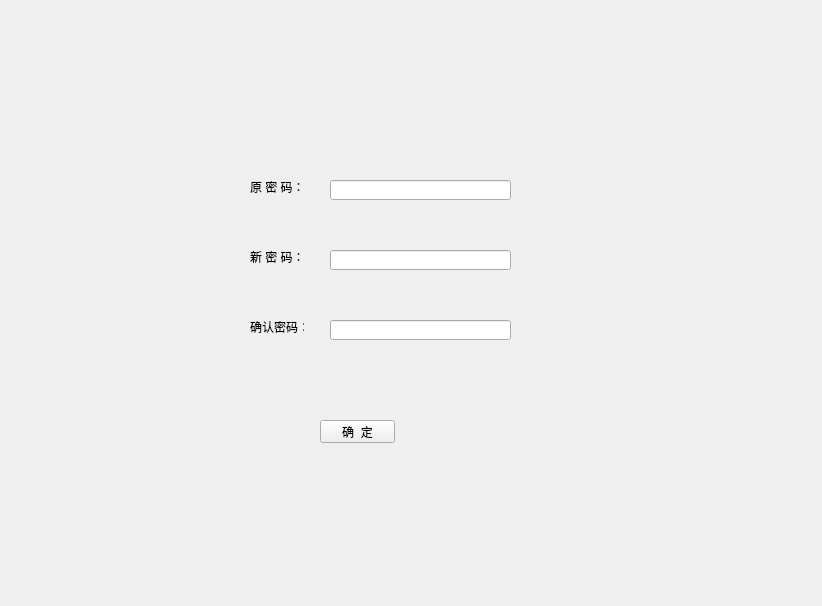
<ui version="4.0" >
 <class>ModifyPasswordClass</class>
 <widget class="QWidget" name="ModifyPasswordClass" >
  <property name="geometry" >
   <rect>
    <x>0</x>
    <y>0</y>
    <width>822</width>
    <height>606</height>
   </rect>
  </property>
  <property name="windowTitle" >
   <string>ModifyPassword</string>
  </property>
  <widget class="QLabel" name="currentUser" >
   <property name="geometry" >
    <rect>
     <x>160</x>
     <y>70</y>
     <width>481</width>
     <height>51</height>
    </rect>
   </property>
   <property name="font" >
    <font>
     <family>SimSun</family>
     <pointsize>20</pointsize>
     <weight>50</weight>
     <italic>false</italic>
     <bold>false</bold>
     <underline>false</underline>
     <strikeout>false</strikeout>
    </font>
   </property>
  </widget>
  <widget class="QLabel" name="label" >
   <property name="geometry" >
    <rect>
     <x>250</x>
     <y>180</y>
     <width>54</width>
     <height>13</height>
    </rect>
   </property>
   <property name="text" >
    <string>原 密 码：</string>
   </property>
  </widget>
  <widget class="QLineEdit" name="oldPasswordLineEdit" >
   <property name="geometry" >
    <rect>
     <x>330</x>
     <y>180</y>
     <width>181</width>
     <height>20</height>
    </rect>
   </property>
   <property name="echoMode" >
    <enum>QLineEdit::Password</enum>
   </property>
  </widget>
  <widget class="QLabel" name="label_2" >
   <property name="geometry" >
    <rect>
     <x>250</x>
     <y>250</y>
     <width>54</width>
     <height>13</height>
    </rect>
   </property>
   <property name="text" >
    <string>新 密 码：</string>
   </property>
  </widget>
  <widget class="QLabel" name="label_3" >
   <property name="geometry" >
    <rect>
     <x>250</x>
     <y>320</y>
     <width>54</width>
     <height>13</height>
    </rect>
   </property>
   <property name="text" >
    <string>确认密码：</string>
   </property>
  </widget>
  <widget class="QLineEdit" name="newPasswordLineEdit" >
   <property name="geometry" >
    <rect>
     <x>330</x>
     <y>250</y>
     <width>181</width>
     <height>20</height>
    </rect>
   </property>
   <property name="echoMode" >
    <enum>QLineEdit::Password</enum>
   </property>
  </widget>
  <widget class="QLineEdit" name="confirmLineEdit" >
   <property name="geometry" >
    <rect>
     <x>330</x>
     <y>320</y>
     <width>181</width>
     <height>20</height>
    </rect>
   </property>
   <property name="echoMode" >
    <enum>QLineEdit::Password</enum>
   </property>
  </widget>
  <widget class="QPushButton" name="okBtn" >
   <property name="geometry" >
    <rect>
     <x>320</x>
     <y>420</y>
     <width>75</width>
     <height>23</height>
    </rect>
   </property>
   <property name="text" >
    <string>确  定</string>
   </property>
  </widget>
 </widget>
 <layoutdefault spacing="6" margin="11" />
 <resources/>
 <connections/>
</ui>
